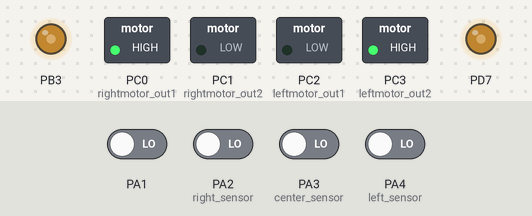
The program below on a simulated ATmega32, built with avr-gcc and emulated at 16 MHz. Parts: switched loads named in the program (green lamp = pin HIGH), output pins drawn as LEDs (lit = HIGH). The test bench sets the inputs (shaded band); at power-on: PA1, PA2 (right_sensor), PA3 (center_sensor), PA4 (left_sensor) LOW.

Above: at 1.2 s.
Timing chart, 0 to -0.0 s (numbered marks = the images above; inputs shaded):
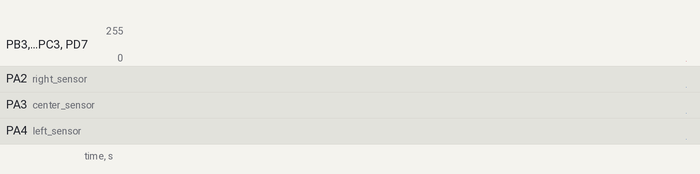

The program:

simple_line_3s.c
```c
/*
 * simple_line_3s.c
 *
 * Created: 12/12/2018 5:21:56 PM
 *  Author: mohamed
 */


#include <avr/io.h>
#include "line.h"

int main(void)
{

	motor_init();
	sensor_init();
	int _track_counter=0;
	//lnumber(DDRD,15);  //for test
	int _toggolled ;

    while(1)
    {

		//lnumber(PORTD,_track_counter); // for test
				// COUNTER
				if ( right_counter==blackk && left_counter==blackk && _toggolled != 1 ){

					_toggolled = 1;
					_track_counter++;
					while(right_counter==blackk && left_counter==blackk);
					_toggolled = 0;
				}

				if (_track_counter==8)
				{
					turn90right();
				}
				else if (_track_counter==10)
				{
					stop();
					break;
				}
				//END COUNTER


		//line follower
         if (right==white && center==black && left==white)
		 {
			 move_on();
		 }
		 else if (center==black && right==black)
		 {
			turn_right1();
		 }
		 else if (center==white && right==black)
		 {
			 turn90right();
		 }
		 else if (center==black && left==black)
		 {
			 turn_left1();
		 }
		 else if (center==white && left==black)
		 {
			 turn90left();
		 }
		  if (right==black && center==black && left==black)
		  {
			  move_on();
		  }


		  //CHECK POINT
		  if (chekpoint1==1)
		  {
			  _track_counter=7;
		  }
		  if (chekpoint2==2)
		  {
			  if (right_counter==blackk && left_counter==blackk)
			  {
				  if (right_counter==white && left_counter==whitee)
				  {
					  stop();
				  }
			  }
		  }
		  //END CHECK POINT


		/*
		//CHECK POINT
		if (chekpoint1==1)
		{
			if (right_counter==blackk && left_counter==blackk)
			{
				if (right_counter==white && left_counter==whitee)
				{
					turn90right();
				}
			}
		}
		if (chekpoint2==2)
		{
			if (right_counter==blackk && left_counter==blackk)
			{
				if (right_counter==white && left_counter==whitee)
				{
					stop();
				}
			}
		}
		//END CHECK POINT
		*/

    }
}
```

line.c
```c
/*
 * line.c
 *
 * Created: 11/18/2018 1:21:55 PM
 *  Author: mohamed
 */

#include "line.h"


void sensor_init()
{
	sensor_dir=input;
}


void move_on()
{
	forward();
	rightmotor_speed(120);
	leftmotor_speed(120);
}

void stop()
{
	forward();
	rightmotor_speed(0);
	leftmotor_speed(0);
}


void turn_right1()
{
	forward();
	rightmotor_speed(113);
	leftmotor_speed(120);

}

void turn_left1()
{
	forward();
	rightmotor_speed(120);
	leftmotor_speed(113);
}

void turn90right()
{
	reverse_right();
	rightmotor_speed(100);
	leftmotor_speed(100);
}

void turn90left()
{
	reverse_left();
	rightmotor_speed(100);
	leftmotor_speed(100);
}
```

line.h
```c
/*
 * line.h
 *
 * Created: 11/18/2018 1:19:15 PM
 *  Author: mohamed
 */


#ifndef LINE_H_
#define LINE_H_

#include "motor.h"
#include "sensor.h"


void sensor_init();

void move_on();
void stop();
void turn_right1();
void turn_right2();
void turn_left1();
void turn_left2();
void turn90right();
void turn90left();


#endif /* LINE_H_ */
```

micro.h
```c
#ifndef _m_h
#define _m_h


#define F_CPU	16000000UL
#include <avr/io.h>
#include <util/delay.h>


/*********         for FUNCTIONS         *********/
#define	pin_write(reg,ind,val)	reg=(reg&(~(1<<ind)))|(val<<ind)
#define git_bit(reg,ind)			((reg>>ind)&0x01)
#define lnumber(reg,val)			reg=(reg&(0xf0))|val
#define hnumber(reg,val)			reg=(reg&(0x0f))|val<<4
//******end functions


/*********         for pins         *********/
#define		pin0	   0
#define		pin1	   1
#define		pin2	   2
#define		pin3	   3
#define		pin4	   4
#define		pin5	   5
#define		pin6	   6
#define		pin7	   7
//******end pin


#define     input       0
#define     output      1
#define     high        1
#define     low         0
#define		black		0
#define		white		1
#define		blackk		1
#define		whitee		0

#endif
```

motor.c
```c
/*
 * motor.c
 *
 * Created: 11/5/2018 10:36:24 PM
 *  Author: mohamed
 */

#include "motor.h"


motor_init()
{
	pin_write(motor_pins_dir,rightmotor_out1,output);
	pin_write(motor_pins_dir,rightmotor_out2,output);
	pin_write(motor_pins_dir,leftmotor_out1,output);
	pin_write(motor_pins_dir,leftmotor_out2,output);
	pin_write(motor_pins_val,rightmotor_out1,high);
	pin_write(motor_pins_val,rightmotor_out2,low);
	pin_write(motor_pins_val,leftmotor_out1,low);
	pin_write(motor_pins_val,leftmotor_out2,high);
	pin_write(DDRB,pin3,output);
	pin_write(DDRD,pin7,output);
}


leftmotor_speed(char s)
{
	OCR0=s;
	TCCR0=(TCCR0&(~(1<<WGM01)))|(0<<WGM01);		// select mode ...
	pin_write(TCCR0,WGM00,high);				// mode -> fast pwm
	pin_write(TCCR0,CS02,low);					// clock selector
	pin_write(TCCR0,CS01,high);					//...
	pin_write(TCCR0,CS00,high);					// clk/64
	pin_write(TCCR0,COM00,low);					// compare output mode
	pin_write(TCCR0,COM01,high);				// non-inverted

}

rightmotor_speed(char s)
{

	OCR2=s;
	pin_write(TCCR2,WGM21,low);
	pin_write(TCCR2,WGM20,high);
	pin_write(TCCR2,CS22,high);
	pin_write(TCCR2,CS21,low);
	pin_write(TCCR2,CS20,low);
	pin_write(TCCR2,COM20,low);
	pin_write(TCCR2,COM21,high);
}


void forward()
{
	pin_write(motor_pins_val,rightmotor_out1,high);
	pin_write(motor_pins_val,rightmotor_out2,low);
	pin_write(motor_pins_val,3,high);
	pin_write(motor_pins_val,2,low);
}

void reverse_right()
{
	pin_write(motor_pins_val,rightmotor_out1,low);
	pin_write(motor_pins_val,rightmotor_out2,high);
	pin_write(motor_pins_val,3,high);
	pin_write(motor_pins_val,2,low);
}

void reverse_left()
{
	pin_write(motor_pins_val,rightmotor_out1,high);
	pin_write(motor_pins_val,rightmotor_out2,low);
	pin_write(motor_pins_val,3,low);
	pin_write(motor_pins_val,2,high);
}
```

motor.h
```c
/*
 * motor.h
 *
 * Created: 11/5/2018 10:34:25 PM
 *  Author: mohamed
 */


#ifndef MOTOR_H_
#define MOTOR_H_

#include "port.h"


void motor_init();
void leftmotor_speed(char);
void rightmotor_speed(char);
void forward();
void reverse_right();
void reverse_left();


#endif /* MOTOR_H_ */
```

sensor.h
```c
/*
 * sensor.h
 *
 * Created: 12/13/2018 12:20:54 PM
 *  Author: mohamed
 */


#ifndef SENSOR_H_
#define SENSOR_H_

#define		right_counter	git_bit(sensor_pin,right_counter_sensor)
#define		right			git_bit(sensor_pin,right_sensor)
#define		center			git_bit(sensor_pin,center_sensor)
#define		left			git_bit(sensor_pin,left_sensor)
#define		left_counter	git_bit(sensor_pin,left_counter_sensor)

#define		chekpoint1		git_bit(PORTC,button1)
#define		chekpoint2		git_bit(PORTC,button2)


#endif /* SENSOR_H_ */
```

port.h
```c
#ifndef _p_h
#define _p_h

#include "micro.h"


#define     sensor_dir		DDRA
#define     sensor_val		PORTA
#define		sensor_pin		PINA


#define		right_counter_sensor		pin1
#define		right_sensor				pin2
#define		center_sensor				pin3
#define		left_sensor					pin4
#define		left_counter_sensor			pin5


#define		button1						pin4
#define		button2						pin5


#define     motor_pins_dir		DDRC
#define     motor_pins_val		PORTC

#define		rightmotor_out1		pin0
#define		rightmotor_out2		pin1

#define		leftmotor_out1		pin2
#define		leftmotor_out2		pin3


#endif
```
